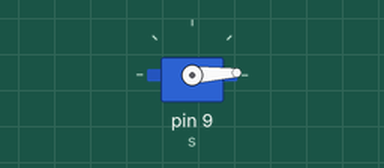
The sketch below on a simulated Arduino Uno, built with avr-gcc and run on an emulated ATmega328P. On the bench: servo.

Above: at 0.05 s.
At 0.9 s:
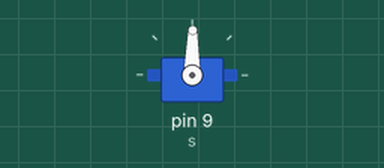
At 1.75 s:
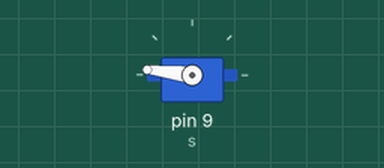
At 3.45 s:
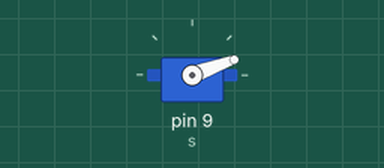
Timing chart, 0 to 8.4 s (numbered marks = the images above):
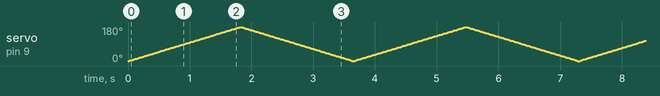

The sketch:

sketch_oct08a.ino
```cpp
#include <Servo.h>

Servo s;

int servo_pos = 0;

void setup() {
  s.attach(9);

}

void loop() {
  for(servo_pos = 0; servo_pos <= 180; servo_pos += 1) {
    s.write(servo_pos);
    delay(10);
  }

  for(servo_pos = 180; servo_pos >= 0; servo_pos -= 1) {
    s.write(servo_pos);
    delay(10);
  }

}
```
